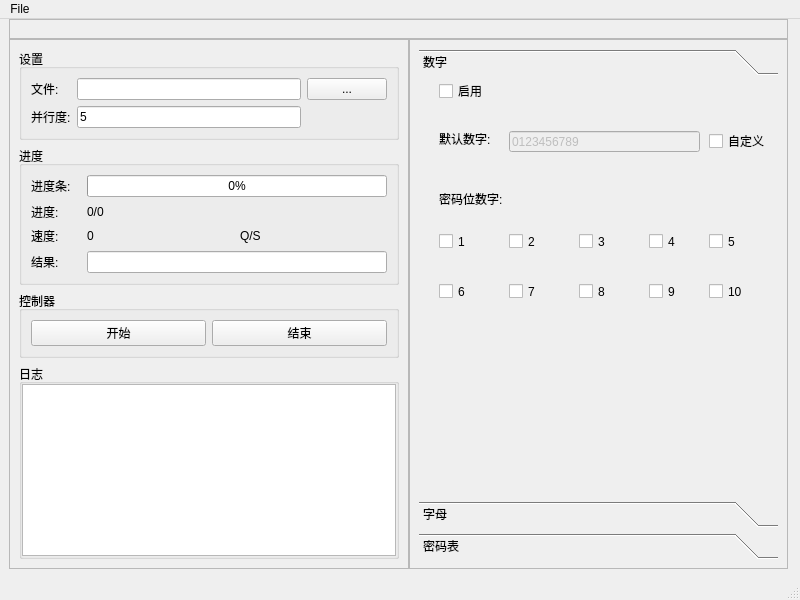
<?xml version="1.0" encoding="UTF-8"?>
<ui version="4.0">
 <class>ZipMainWindow</class>
 <widget class="QMainWindow" name="ZipMainWindow">
  <property name="windowModality">
   <enum>Qt::ApplicationModal</enum>
  </property>
  <property name="enabled">
   <bool>true</bool>
  </property>
  <property name="geometry">
   <rect>
    <x>0</x>
    <y>0</y>
    <width>800</width>
    <height>600</height>
   </rect>
  </property>
  <property name="contextMenuPolicy">
   <enum>Qt::DefaultContextMenu</enum>
  </property>
  <property name="acceptDrops">
   <bool>false</bool>
  </property>
  <property name="windowTitle">
   <string>MainWindow</string>
  </property>
  <widget class="QWidget" name="centralwidget">
   <layout class="QVBoxLayout" name="verticalLayout">
    <property name="spacing">
     <number>0</number>
    </property>
    <property name="topMargin">
     <number>0</number>
    </property>
    <property name="rightMargin">
     <number>12</number>
    </property>
    <item>
     <widget class="QFrame" name="frame">
      <property name="minimumSize">
       <size>
        <width>0</width>
        <height>20</height>
       </size>
      </property>
      <property name="maximumSize">
       <size>
        <width>16777215</width>
        <height>20</height>
       </size>
      </property>
      <property name="frameShape">
       <enum>QFrame::StyledPanel</enum>
      </property>
      <property name="frameShadow">
       <enum>QFrame::Raised</enum>
      </property>
     </widget>
    </item>
    <item>
     <layout class="QHBoxLayout" name="horizontalLayout" stretch="10,10">
      <property name="spacing">
       <number>0</number>
      </property>
      <item>
       <widget class="QFrame" name="frame_2">
        <property name="minimumSize">
         <size>
          <width>400</width>
          <height>0</height>
         </size>
        </property>
        <property name="frameShape">
         <enum>QFrame::StyledPanel</enum>
        </property>
        <property name="frameShadow">
         <enum>QFrame::Raised</enum>
        </property>
        <layout class="QVBoxLayout" name="verticalLayout_2">
         <item>
          <widget class="QGroupBox" name="groupBox">
           <property name="title">
            <string>设置</string>
           </property>
           <layout class="QGridLayout" name="gridLayout_2">
            <item row="0" column="1">
             <widget class="QLineEdit" name="setting_input_file"/>
            </item>
            <item row="0" column="0">
             <widget class="QLabel" name="label">
              <property name="text">
               <string>文件:</string>
              </property>
             </widget>
            </item>
            <item row="0" column="2">
             <widget class="QPushButton" name="setting_button_fileopen">
              <property name="text">
               <string>...</string>
              </property>
             </widget>
            </item>
            <item row="1" column="0">
             <widget class="QLabel" name="label_2">
              <property name="text">
               <string>并行度:</string>
              </property>
             </widget>
            </item>
            <item row="1" column="1">
             <widget class="QLineEdit" name="setting_input_thread_num">
              <property name="text">
               <string>5</string>
              </property>
             </widget>
            </item>
           </layout>
          </widget>
         </item>
         <item>
          <widget class="QGroupBox" name="groupBox_2">
           <property name="title">
            <string>进度</string>
           </property>
           <layout class="QGridLayout" name="gridLayout_3">
            <item row="1" column="0">
             <widget class="QLabel" name="label_3">
              <property name="maximumSize">
               <size>
                <width>50</width>
                <height>16777215</height>
               </size>
              </property>
              <property name="text">
               <string>进度:</string>
              </property>
             </widget>
            </item>
            <item row="2" column="0">
             <widget class="QLabel" name="label_5">
              <property name="text">
               <string>速度:</string>
              </property>
             </widget>
            </item>
            <item row="1" column="1" colspan="2">
             <widget class="QLabel" name="progress_text_pregress_digital">
              <property name="text">
               <string>0/0</string>
              </property>
             </widget>
            </item>
            <item row="2" column="1">
             <widget class="QLabel" name="progress_text_speed">
              <property name="text">
               <string>0</string>
              </property>
             </widget>
            </item>
            <item row="2" column="2">
             <widget class="QLabel" name="label_7">
              <property name="text">
               <string>Q/S</string>
              </property>
             </widget>
            </item>
            <item row="3" column="0">
             <widget class="QLabel" name="label_8">
              <property name="text">
               <string>结果:</string>
              </property>
             </widget>
            </item>
            <item row="3" column="1" colspan="2">
             <widget class="QLineEdit" name="progress_input_result">
              <property name="readOnly">
               <bool>true</bool>
              </property>
             </widget>
            </item>
            <item row="0" column="1" colspan="2">
             <widget class="QProgressBar" name="progress_pregress_bar">
              <property name="value">
               <number>0</number>
              </property>
             </widget>
            </item>
            <item row="0" column="0">
             <widget class="QLabel" name="label_9">
              <property name="text">
               <string>进度条:</string>
              </property>
             </widget>
            </item>
           </layout>
          </widget>
         </item>
         <item>
          <widget class="QGroupBox" name="groupBox_3">
           <property name="title">
            <string>控制器</string>
           </property>
           <layout class="QGridLayout" name="gridLayout_4">
            <item row="0" column="0">
             <widget class="QPushButton" name="control_button_start_pause">
              <property name="text">
               <string>开始</string>
              </property>
             </widget>
            </item>
            <item row="0" column="1">
             <widget class="QPushButton" name="control_button_stop">
              <property name="text">
               <string>结束</string>
              </property>
             </widget>
            </item>
           </layout>
          </widget>
         </item>
         <item>
          <widget class="QGroupBox" name="groupBox_4">
           <property name="title">
            <string>日志</string>
           </property>
           <layout class="QGridLayout" name="gridLayout_5">
            <property name="leftMargin">
             <number>0</number>
            </property>
            <property name="topMargin">
             <number>0</number>
            </property>
            <property name="rightMargin">
             <number>0</number>
            </property>
            <property name="bottomMargin">
             <number>0</number>
            </property>
            <property name="spacing">
             <number>0</number>
            </property>
            <item row="0" column="0">
             <widget class="QTextEdit" name="textEdit">
              <property name="readOnly">
               <bool>true</bool>
              </property>
             </widget>
            </item>
           </layout>
          </widget>
         </item>
        </layout>
       </widget>
      </item>
      <item>
       <widget class="QFrame" name="frame_3">
        <property name="minimumSize">
         <size>
          <width>200</width>
          <height>0</height>
         </size>
        </property>
        <property name="frameShape">
         <enum>QFrame::StyledPanel</enum>
        </property>
        <property name="frameShadow">
         <enum>QFrame::Raised</enum>
        </property>
        <property name="lineWidth">
         <number>0</number>
        </property>
        <layout class="QGridLayout" name="gridLayout">
         <property name="spacing">
          <number>0</number>
         </property>
         <item row="0" column="0">
          <widget class="QToolBox" name="pwd_toolBox">
           <property name="minimumSize">
            <size>
             <width>200</width>
             <height>0</height>
            </size>
           </property>
           <property name="maximumSize">
            <size>
             <width>1000</width>
             <height>16777215</height>
            </size>
           </property>
           <property name="autoFillBackground">
            <bool>false</bool>
           </property>
           <property name="currentIndex">
            <number>0</number>
           </property>
           <widget class="QWidget" name="pwd_page_1">
            <property name="geometry">
             <rect>
              <x>0</x>
              <y>0</y>
              <width>348</width>
              <height>380</height>
             </rect>
            </property>
            <attribute name="label">
             <string>数字</string>
            </attribute>
            <widget class="QCheckBox" name="checkBox">
             <property name="geometry">
              <rect>
               <x>20</x>
               <y>0</y>
               <width>85</width>
               <height>20</height>
              </rect>
             </property>
             <property name="text">
              <string>启用</string>
             </property>
            </widget>
            <widget class="QLabel" name="label_4">
             <property name="geometry">
              <rect>
               <x>20</x>
               <y>50</y>
               <width>58</width>
               <height>16</height>
              </rect>
             </property>
             <property name="text">
              <string>默认数字:</string>
             </property>
            </widget>
            <widget class="QLineEdit" name="lineEdit">
             <property name="enabled">
              <bool>false</bool>
             </property>
             <property name="geometry">
              <rect>
               <x>90</x>
               <y>50</y>
               <width>191</width>
               <height>21</height>
              </rect>
             </property>
             <property name="text">
              <string>0123456789</string>
             </property>
             <property name="readOnly">
              <bool>false</bool>
             </property>
            </widget>
            <widget class="QCheckBox" name="checkBox_2">
             <property name="geometry">
              <rect>
               <x>290</x>
               <y>50</y>
               <width>85</width>
               <height>20</height>
              </rect>
             </property>
             <property name="text">
              <string>自定义</string>
             </property>
            </widget>
            <widget class="QLabel" name="label_6">
             <property name="geometry">
              <rect>
               <x>20</x>
               <y>110</y>
               <width>81</width>
               <height>16</height>
              </rect>
             </property>
             <property name="text">
              <string>密码位数字:</string>
             </property>
            </widget>
            <widget class="QCheckBox" name="pwd_checkBox_1">
             <property name="geometry">
              <rect>
               <x>20</x>
               <y>150</y>
               <width>51</width>
               <height>21</height>
              </rect>
             </property>
             <property name="text">
              <string>1</string>
             </property>
            </widget>
            <widget class="QCheckBox" name="pwd_checkBox_2">
             <property name="geometry">
              <rect>
               <x>90</x>
               <y>150</y>
               <width>51</width>
               <height>21</height>
              </rect>
             </property>
             <property name="text">
              <string>2</string>
             </property>
            </widget>
            <widget class="QCheckBox" name="pwd_checkBox_3">
             <property name="geometry">
              <rect>
               <x>160</x>
               <y>150</y>
               <width>51</width>
               <height>21</height>
              </rect>
             </property>
             <property name="text">
              <string>3</string>
             </property>
            </widget>
            <widget class="QCheckBox" name="pwd_checkBox_4">
             <property name="geometry">
              <rect>
               <x>230</x>
               <y>150</y>
               <width>51</width>
               <height>21</height>
              </rect>
             </property>
             <property name="text">
              <string>4</string>
             </property>
            </widget>
            <widget class="QCheckBox" name="pwd_checkBox_5">
             <property name="geometry">
              <rect>
               <x>290</x>
               <y>150</y>
               <width>51</width>
               <height>21</height>
              </rect>
             </property>
             <property name="text">
              <string>5</string>
             </property>
            </widget>
            <widget class="QCheckBox" name="pwd_checkBox_6">
             <property name="geometry">
              <rect>
               <x>20</x>
               <y>200</y>
               <width>51</width>
               <height>21</height>
              </rect>
             </property>
             <property name="text">
              <string>6</string>
             </property>
            </widget>
            <widget class="QCheckBox" name="pwd_checkBox_7">
             <property name="geometry">
              <rect>
               <x>90</x>
               <y>200</y>
               <width>51</width>
               <height>21</height>
              </rect>
             </property>
             <property name="text">
              <string>7</string>
             </property>
            </widget>
            <widget class="QCheckBox" name="pwd_checkBox_8">
             <property name="geometry">
              <rect>
               <x>160</x>
               <y>200</y>
               <width>51</width>
               <height>21</height>
              </rect>
             </property>
             <property name="text">
              <string>8</string>
             </property>
            </widget>
            <widget class="QCheckBox" name="pwd_checkBox_9">
             <property name="geometry">
              <rect>
               <x>230</x>
               <y>200</y>
               <width>51</width>
               <height>21</height>
              </rect>
             </property>
             <property name="text">
              <string>9</string>
             </property>
            </widget>
            <widget class="QCheckBox" name="pwd_checkBox_10">
             <property name="geometry">
              <rect>
               <x>290</x>
               <y>200</y>
               <width>51</width>
               <height>21</height>
              </rect>
             </property>
             <property name="text">
              <string>10</string>
             </property>
            </widget>
           </widget>
           <widget class="QWidget" name="pwd_page_2">
            <property name="geometry">
             <rect>
              <x>0</x>
              <y>0</y>
              <width>348</width>
              <height>380</height>
             </rect>
            </property>
            <attribute name="label">
             <string>字母</string>
            </attribute>
           </widget>
           <widget class="QWidget" name="pwd_page_3">
            <attribute name="label">
             <string>密码表</string>
            </attribute>
           </widget>
          </widget>
         </item>
        </layout>
       </widget>
      </item>
     </layout>
    </item>
   </layout>
  </widget>
  <widget class="QMenuBar" name="menubar">
   <property name="geometry">
    <rect>
     <x>0</x>
     <y>0</y>
     <width>800</width>
     <height>22</height>
    </rect>
   </property>
   <widget class="QMenu" name="menuFile">
    <property name="title">
     <string>File</string>
    </property>
    <addaction name="actionOpen"/>
    <addaction name="actionSetting"/>
    <addaction name="separator"/>
    <addaction name="actionExit"/>
   </widget>
   <addaction name="menuFile"/>
  </widget>
  <widget class="QStatusBar" name="statusbar"/>
  <action name="actionQuit">
   <property name="text">
    <string>Quit</string>
   </property>
  </action>
  <action name="actionOpen">
   <property name="checkable">
    <bool>false</bool>
   </property>
   <property name="text">
    <string>Open</string>
   </property>
   <property name="autoRepeat">
    <bool>true</bool>
   </property>
  </action>
  <action name="actionSetting">
   <property name="text">
    <string>Setting</string>
   </property>
  </action>
  <action name="actionExit">
   <property name="checkable">
    <bool>true</bool>
   </property>
   <property name="checked">
    <bool>false</bool>
   </property>
   <property name="enabled">
    <bool>true</bool>
   </property>
   <property name="text">
    <string>Exit</string>
   </property>
  </action>
 </widget>
 <resources/>
 <connections/>
</ui>
